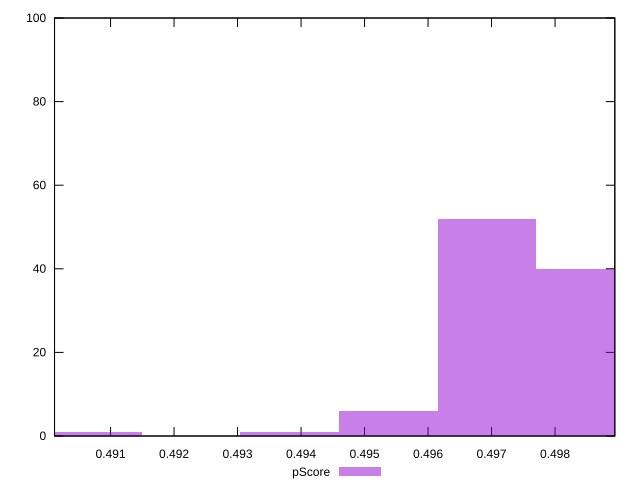

This figure's gnuplot source:
reset

$pScore <<EOF
0.49847921214076973 40
0.49692631739889814 52
0.4953734226570266 6
0.49382052791515507 1
0.49071473843141195 1
EOF

set key outside below
set boxwidth 0.0015528947418715568
set xrange [0.49011764705882355:0.4989411764705882]
set yrange [0:100]
set trange [0:100]
set style fill transparent solid 0.5 noborder
set terminal svg size 640, 490 enhanced background rgb 'white'
set output "report_00021_2021-02-20T09:16:39.615Z/uses-rel-preload/samples/pages+cached+noadtech+nomedia+nocss/pScore/histogram.svg"

plot $pScore title "pScore" with boxes

reset
